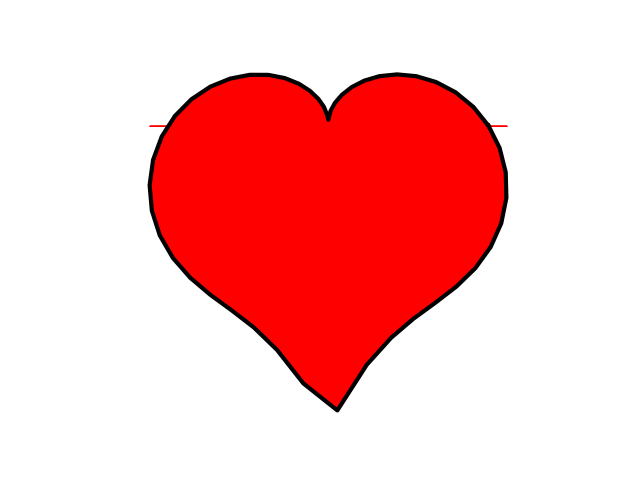

Write the Python code that produced this figure.
import matplotlib.pyplot as plt
import numpy as np

theta = np.linspace(0, 2*np.pi)
r = (2 - 2*np.sin(theta)) + np.sin(theta)*np.divide(np.sqrt(np.absolute(np.cos(theta))), (np.sin(theta) + 1.4))

x = r * np.cos(theta)
y = r * np.sin(theta)

plt.plot(x, y, linewidth = 3, color = 'k')
plt.fill_between(x, y, color='red')

plt.axis('equal')
plt.axis('off')

plt.show()
